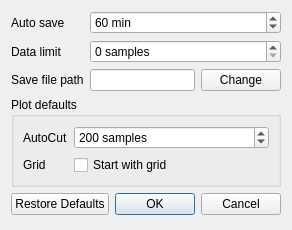
<?xml version="1.0" encoding="UTF-8"?>
<ui version="4.0">
 <class>Settings</class>
 <widget class="QDialog" name="Settings">
  <property name="geometry">
   <rect>
    <x>0</x>
    <y>0</y>
    <width>267</width>
    <height>230</height>
   </rect>
  </property>
  <property name="windowTitle">
   <string>Settings</string>
  </property>
  <layout class="QFormLayout" name="formLayout">
   <item row="0" column="0">
    <widget class="QLabel" name="label_4">
     <property name="text">
      <string>Auto save</string>
     </property>
    </widget>
   </item>
   <item row="0" column="1">
    <widget class="QSpinBox" name="sbAutoSaveInterval">
     <property name="toolTip">
      <string>Interval between two automatic saves.</string>
     </property>
     <property name="suffix">
      <string> min</string>
     </property>
     <property name="minimum">
      <number>6</number>
     </property>
     <property name="maximum">
      <number>2880</number>
     </property>
     <property name="singleStep">
      <number>6</number>
     </property>
     <property name="value">
      <number>60</number>
     </property>
    </widget>
   </item>
   <item row="1" column="0">
    <widget class="QLabel" name="label_6">
     <property name="text">
      <string>Data limit</string>
     </property>
    </widget>
   </item>
   <item row="1" column="1">
    <widget class="QSpinBox" name="sbDataLengthLimit">
     <property name="toolTip">
      <string>Number of data points to keep at least in memory, if the data limit option is activated.</string>
     </property>
     <property name="suffix">
      <string> samples</string>
     </property>
     <property name="maximum">
      <number>100000</number>
     </property>
     <property name="singleStep">
      <number>1000</number>
     </property>
    </widget>
   </item>
   <item row="2" column="0">
    <widget class="QLabel" name="label_2">
     <property name="text">
      <string>Save file path</string>
     </property>
    </widget>
   </item>
   <item row="2" column="1">
    <widget class="QWidget" name="wgSavePath" native="true">
     <layout class="QHBoxLayout" name="horizontalLayout">
      <property name="leftMargin">
       <number>0</number>
      </property>
      <property name="topMargin">
       <number>0</number>
      </property>
      <property name="rightMargin">
       <number>0</number>
      </property>
      <property name="bottomMargin">
       <number>0</number>
      </property>
      <item>
       <widget class="QLineEdit" name="leSavePath"/>
      </item>
      <item>
       <widget class="QPushButton" name="pbSavePath">
        <property name="text">
         <string>Change</string>
        </property>
       </widget>
      </item>
     </layout>
    </widget>
   </item>
   <item row="3" column="0" colspan="2">
    <widget class="QGroupBox" name="gbPlotDefaults">
     <property name="title">
      <string>Plot defaults</string>
     </property>
     <layout class="QFormLayout" name="formLayout_2">
      <item row="0" column="0">
       <widget class="QLabel" name="label_5">
        <property name="text">
         <string>AutoCut</string>
        </property>
       </widget>
      </item>
      <item row="0" column="1">
       <widget class="QSpinBox" name="sbAutoCut">
        <property name="toolTip">
         <string>Default number of samples to show for new plots.</string>
        </property>
        <property name="suffix">
         <string> samples</string>
        </property>
        <property name="maximum">
         <number>10000</number>
        </property>
        <property name="singleStep">
         <number>10</number>
        </property>
        <property name="value">
         <number>200</number>
        </property>
       </widget>
      </item>
      <item row="1" column="0">
       <widget class="QLabel" name="label_3">
        <property name="text">
         <string>Grid</string>
        </property>
       </widget>
      </item>
      <item row="1" column="1">
       <widget class="QCheckBox" name="cbGrid">
        <property name="toolTip">
         <string>Start the plots with a grid.</string>
        </property>
        <property name="text">
         <string>Start with grid</string>
        </property>
       </widget>
      </item>
     </layout>
    </widget>
   </item>
   <item row="4" column="0" colspan="2">
    <widget class="QDialogButtonBox" name="buttonBox">
     <property name="orientation">
      <enum>Qt::Horizontal</enum>
     </property>
     <property name="standardButtons">
      <set>QDialogButtonBox::Cancel|QDialogButtonBox::Ok|QDialogButtonBox::RestoreDefaults</set>
     </property>
     <property name="centerButtons">
      <bool>false</bool>
     </property>
    </widget>
   </item>
  </layout>
 </widget>
 <resources/>
 <connections>
  <connection>
   <sender>buttonBox</sender>
   <signal>accepted()</signal>
   <receiver>Settings</receiver>
   <slot>accept()</slot>
   <hints>
    <hint type="sourcelabel">
     <x>236</x>
     <y>194</y>
    </hint>
    <hint type="destinationlabel">
     <x>157</x>
     <y>229</y>
    </hint>
   </hints>
  </connection>
  <connection>
   <sender>buttonBox</sender>
   <signal>rejected()</signal>
   <receiver>Settings</receiver>
   <slot>reject()</slot>
   <hints>
    <hint type="sourcelabel">
     <x>257</x>
     <y>194</y>
    </hint>
    <hint type="destinationlabel">
     <x>266</x>
     <y>229</y>
    </hint>
   </hints>
  </connection>
 </connections>
</ui>
